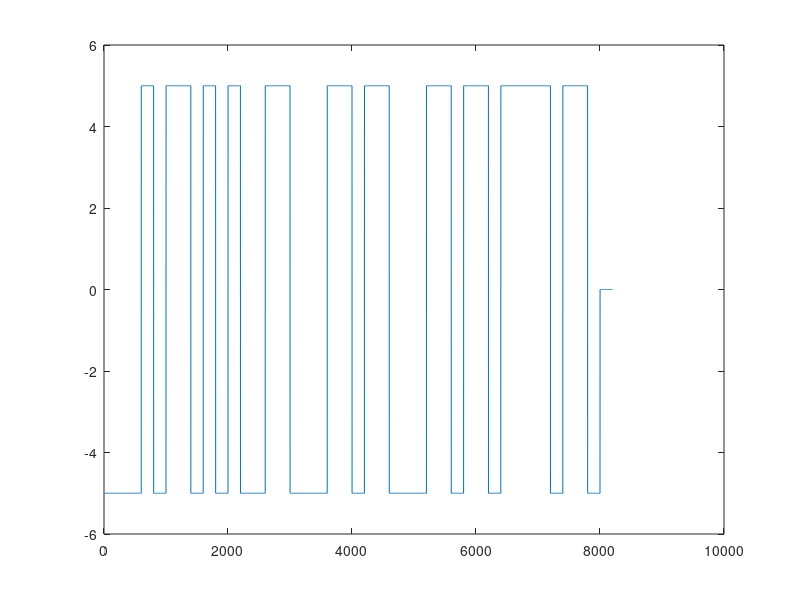

The MATLAB script that drew this image:
function r = Transmitter()

close all;

    function padded = padSignal(signal)
        %pads signal vector with 1e5 zeros in the beginning.
        padded = [zeros(1e5,1); signal];
    end

    function void = writeToDATFile(signal,fileName)
       %writes a signal vector to a DAT file with specified name. The
       %real part of the vector is interleaved with the imaginary part
       %of the vector. Ex [1+2i,3+4i,0+1i...] is converted to 
       %[1,2,3,4,0,1...] and then written to the DAT file since the UHD
       %expects this format.
       file = fopen(fileName, 'w');
       realSignal = real(signal);
       imagSignal = imag(signal);
       toWrite = zeros(1,2*length(signal));
       toWrite(1:2:end) = realSignal;
       toWrite(2:2:end) = imagSignal;
       plot(toWrite);
       fwrite(file, toWrite, 'float32');
       fclose(file);
    end

    function img = getGreyscale(fileName)
       %returns matrix w/ byte vals from 0 to 255 representing
       %grayscale values of image stored in file.
       img = rgb2gray(imread(fileName));
    end

    function bits = byteToBit(bytes)
        bits = zeros(length(bytes)*8,1);
        for i = 1:length(bytes)
           bits(8*(i-1)+1:8*(i-1)+8) = de2bi(bytes(i),8); 
        end
    end

    function bytes = bitToByte(bits)
        bytes = zeros(length(bits)/8,1);
        for i = 1:length(bytes)
           bytes(i) = bi2de(bits(8*(i-1)+1:8*(i-1)+8)');
        end
    end

    function imageBits = imageToBitVector(fileName)
       %returns image file as a bit vector (column).
       %the image is reshaped by concatenating columns, ex. the first 16
       %elements of the vector will represent byte vals of the first 2 
       %pixels in the top ROW of the image.
       img = getGreyscale(fileName);
       bytes = reshape(img,1,[]);
       imageBits = byteToBit(bytes);
    end

    function img = bitsToImage(bits,shape)
       %takes bit vector and image shape (ex) [400 400] for a 400 by 400
       %pixel image, and creates the image.
       bytes = bitToByte(bits);
       img = reshape(bytes,shape(0),shape(1));
    end

    function stringBits = stringToBitVector(string)
       %converts a string to a bit vector array (column). Unicode
       %chars, so each letter is a byte.
       bytes = uint8(string); %the char function will convert back
       stringBits = byteToBit(bytes);
    end

    function string = bitsToString(bits)
        %converts a bit vector into a string
        bytes = bitToByte(bits);
        string = char(bytes');
    end

    function encoded = encodeBits(bits,amplitude)
       %converts bit array of ones and zeros to bit array of +V and -V
       %where V is the amplitude specified.
       encoded = (bits*2-1) * amplitude;
    end

    function bits = decodeSignal(signal)
       %converts signal to bits with the assumption
       %that signal is entirely real and that > 0 = 1 and < 0 = 0
       bits = signal(:);
       bits(bits >= 0) = 1;
       bits(bits < 0) = 0;
    end

    function void = transmitImage(fileName)
        SIGNAL_AMP = 50;
        imgBits = imageToBitVector(fileName);
        signal = padSignal(encodeBits(imgBits,SIGNAL_AMP));
        writeToDATFile(signal,'image.dat');
    end

    function void = transmitString(string)
        SIGNAL_AMP = 1;
        stringBits = stringToBitVector(string);
        signal = padSignal(encodeBits(stringBits,SIGNAL_AMP));
        plot(signal);
        writeToDATFile(signal,'string.dat');
    end

    function void = testImgEncodeDecode(fileName)
       %encodes to and decodes from bit vector in order
       %to test img encoding functions.
       SIGNAL_AMP = 50;
       originalImg = getGreyScale(fileName);
       imgBits = imageToBitVector(originalImg);
       encoded = encodeBits(imgBits,SIGNAL_AMP);
       decoded = decodeSignal(encoded);
       %IMPLEMENT ME
    end

    function void = testStringEncodeDecode(string)
       %encodes to and decodes from bit vector in order
       %to test string encoding functions.
       SIGNAL_AMP = 50;
       stringBits = stringToBitVector(string);
       encoded = encodeBits(stringBits,SIGNAL_AMP);
       decoded = decodeSignal(encoded);
       string = bitsToString(decoded);
       disp(string);
    end

    function pulsed = convPulse(encoded,pulse)
       %Expects vector of +-Vs in encoded.
       upSampled = upsample(encoded, length(pulse));
       pulsed = conv(upSampled,pulse);
    end

    function h = raisedCosineIR(t, alpha, T)
        %   siddhartan's function
        %   returns the impuse response of a raised cosine filter
        %   t - time indices to evaluate the impulse response at
        %   alpha - roll-off factor
        %   T - symbol period
        h = sinc(t/T).*(cos(pi*alpha*t/T)./(1-4*alpha^2*t.^2/T^2));
    end

    stringToBitVector('hello world');
    %testImgEncodeDecode('sidhartan.jpg');
    %testStringEncodeDecode('abcdefghijklmnopqrstuvwxyz');
    %transmitImage('sidhartan.jpg');
    %transmitString('hello');
    encoded = encodeBits(stringToBitVector('hello'),5)
    pulsed = convPulse(encoded,ones(200,1));
    plot(pulsed);
end
